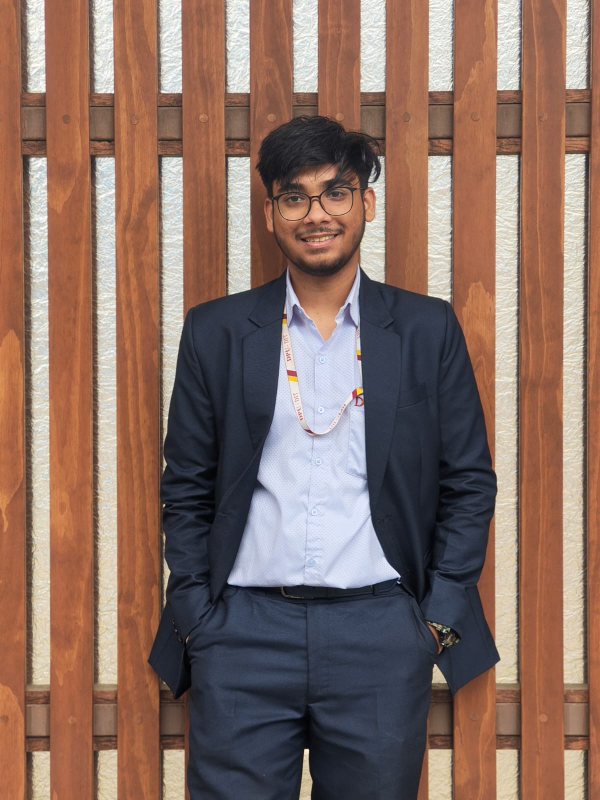
#> input picture SuhasSenRoyPic.jpeg, 1200 x 1600 px (shown at 1/2 size)
$ python make_ascii_svg.py SuhasSenRoyPic.jpeg
#> lines starting #> are read from the running program, lines starting #| are printed output that depends on the picture
"""
make_ascii_svg.py

Converts source-prepped.png (written by prep_photo.py) into a self-typing
monochrome ASCII-art SVG.

The image is downsampled to a character grid (~100 wide x 53 tall), and each
pixel's brightness picks a glyph from a density ramp -- sparse characters
for bright areas, dense ones for dark:

    RAMP = " .`:-=+*cs#%@"   # bright (sparse) -> dark (dense)
    # leading space clears the background to nothing

Two choices keep it clean instead of noisy:
  - Monochrome: one light-gray fill. Per-character rainbow coloring is what
    makes most ASCII portraits look like static.
  - High contrast: a busy background washes out to the space glyph, so only
    the subject prints.

For the animation, each row is wrapped in a horizontal clip that wipes
left-to-right (a small block "cursor" rides the wipe edge), staggered top
to bottom. The portrait prints once and freezes -- no looping.

Usage:
    python make_ascii_svg.py [source-prepped.png]
"""

import sys
from pathlib import Path

import numpy as np
from PIL import Image

RAMP = " .`:-=+*cs#%@"  # bright (sparse) -> dark (dense)

GRID_W = 100
GRID_H = 53
CHAR_W = 6.2
CHAR_H = 11
FILL_COLOR = "#c9d1d9"


def image_to_ascii_rows(path: Path):
    img = Image.open(path).convert("L")
    img = img.resize((GRID_W, GRID_H))
    pixels = np.array(img)

    rows = []
    ramp_len = len(RAMP)
    for y in range(GRID_H):
        row_chars = []
        for x in range(GRID_W):
            brightness = pixels[y, x] / 255.0  # 1.0 = white/bright
            idx = int((1 - brightness) * (ramp_len - 1))
            row_chars.append(RAMP[idx])
        rows.append("".join(row_chars))
    return rows


def escape_xml(s: str) -> str:
    return (
        s.replace("&", "&amp;")
        .replace("<", "&lt;")
        .replace(">", "&gt;")
    )


def render(rows):
    width = GRID_W * CHAR_W
    height = GRID_H * CHAR_H

    row_groups = []
    stagger = 0.03  # seconds between row starts, top to bottom
    wipe_duration = 0.9

    for y, row in enumerate(rows):
        text = escape_xml(row)
        delay = y * stagger
        clip_id = f"wipe{y}"
        row_groups.append(f'''
    <clipPath id="{clip_id}">
      <rect x="0" y="{y * CHAR_H}" width="0" height="{CHAR_H + 2}">
        <animate attributeName="width" from="0" to="{width}"
                 begin="{delay:.3f}s" dur="{wipe_duration}s" fill="freeze" />
      </rect>
    </clipPath>''')
        row_groups.append(
            f'<text x="0" y="{y * CHAR_H + CHAR_H - 2}" clip-path="url(#{clip_id})" '
            f'font-family="Consolas, \'Courier New\', monospace" font-size="{CHAR_H}" '
            f'fill="{FILL_COLOR}" xml:space="preserve">{text}</text>'
        )

    svg = f'''<svg viewBox="0 0 {width:.0f} {height:.0f}" width="{width:.0f}" height="{height:.0f}"
     xmlns="http://www.w3.org/2000/svg">
  <defs>
    {''.join(g for g in row_groups if g.strip().startswith('<clipPath'))}
  </defs>
  {''.join(g for g in row_groups if g.strip().startswith('<text'))}
</svg>'''
    return svg


def main():
    src = Path(sys.argv[1]) if len(sys.argv) > 1 else Path(__file__).resolve().parent.parent / "source-prepped.png"
    if not src.exists():
        print(f"Not found: {src}\nRun prep_photo.py first, or pass a path explicitly.")
        sys.exit(1)

    out_path = Path(__file__).resolve().parent.parent / "profile-ascii.svg"
    rows = image_to_ascii_rows(src)
#> in image_to_ascii_rows, `img = Image.open(path).convert("L")`:
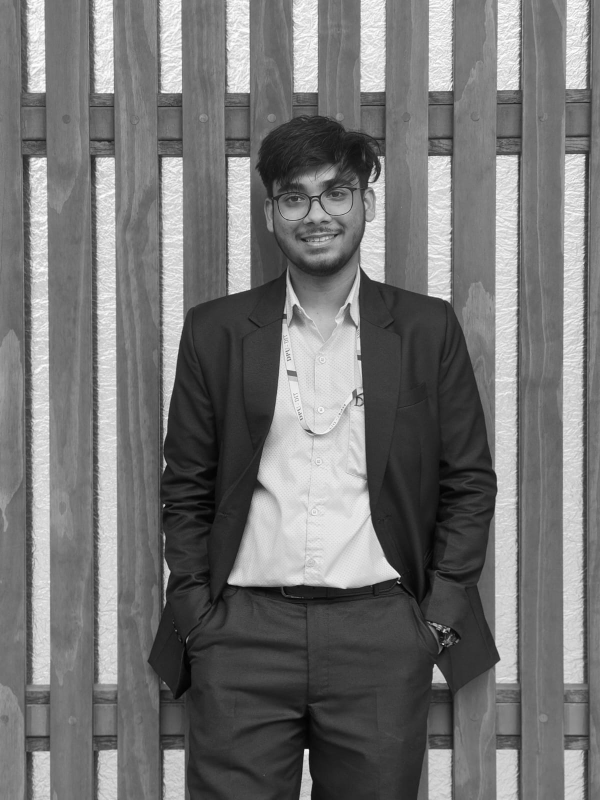
#> img: PIL image 1200x1600 L (shown at 1/2 size); min 0, max 255, mean 116.4
#> in image_to_ascii_rows, `img = img.resize((GRID_W, GRID_H))`:
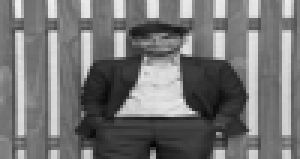
#> img: PIL image 100x53 L (shown 3 times larger); min 3, max 240, mean 116.4
#> after the loop in image_to_ascii_rows, `for y in range(GRID_H):`: rows = 53 items
#> rows = 53 items
    svg = render(rows)
#> the loop in render, `for y, row in enumerate(rows):` made 53 passes
#> (delay, clip_id) on passes 1 to 12: (0, 'wipe0'), (0.03, 'wipe1'), (0.06, 'wipe2'), (0.09, 'wipe3'), (0.12, 'wipe4'), (0.15, 'wipe5'), (0.18, 'wipe6'), (0.21, 'wipe7'), (0.24, 'wipe8'), (0.27, 'wipe9'), (0.3, 'wipe10'), (0.33, 'wipe11')
#> after the loop in render, `for y, row in enumerate(rows):`: row_groups = 106 items
    out_path.write_text(svg)
    print(f"Wrote {out_path}")


if __name__ == "__main__":
    main()
